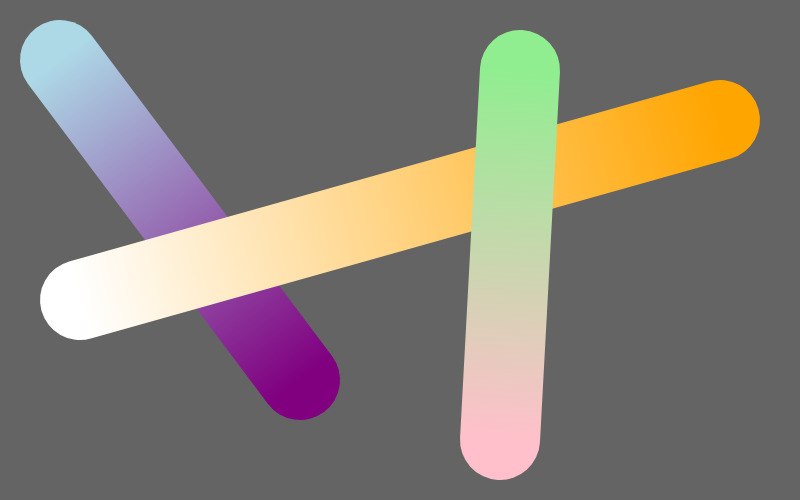
Frame 1 (no input)
Frame 60 (no input): identical to frame 1, image omitted
Frame 120 (the mouse pressed at the canvas centre since frame 60): identical to frame 1, image omitted

The p5.js sketch that drew this single still picture (run headless with seeded random() and noise() and a simulated clock; from frame 60 on, the mouse is pressed at the canvas centre):

// p5.js sketch
// ── sketch.js
let ctx;
function setup() { 
	createCanvas(800, 500); 
	background(100); 
	ctx = canvas.getContext('2d'); 
	ctx.lineWidth = 80;
	ctx.lineCap = 'round'
	gradientLine(ctx, 60, 60, 300, 380, 'lightblue', 'purple') 
	gradientLine(ctx, 720, 120, 80, 300, 'orange', 'white') 
	gradientLine(ctx, 520, 70, 500, 440, 'lightgreen', 'pink') 
}

function draw() { 

}

function gradientLine(ctx, x1, y1, x2, y2, c1, c2) {
  const gradient = ctx.createLinearGradient(x1, y1, x2, y2);
  gradient.addColorStop(0, c1);
  gradient.addColorStop(1, c2);
  ctx.strokeStyle = gradient;

  ctx.beginPath();
  ctx.moveTo(x1, y1);
  ctx.lineTo(x2, y2);
  ctx.stroke();
}
